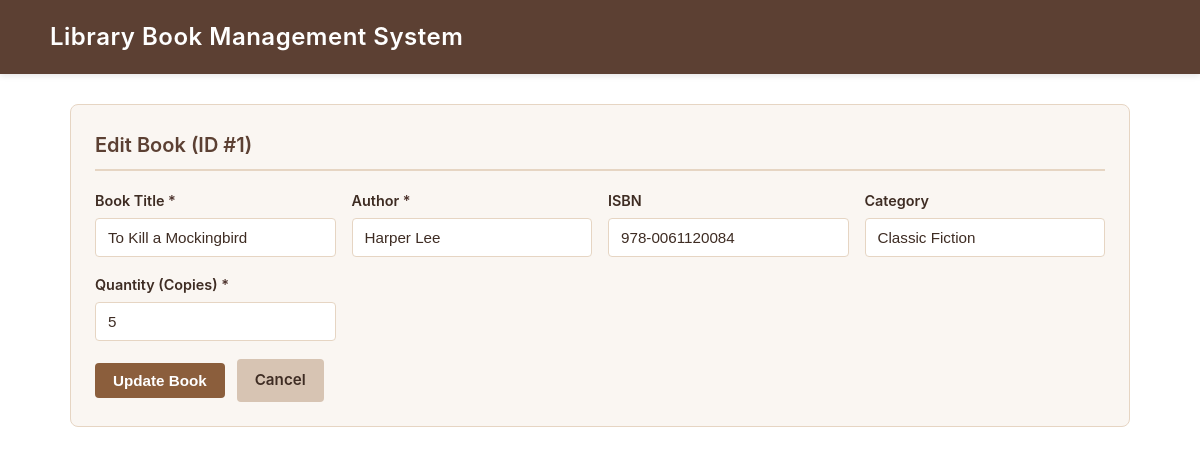
The page /edit.php?id=1 on the database its author committed.
### tables this page shows
CREATE TABLE IF NOT EXISTS `books` (
    `id` INT AUTO_INCREMENT PRIMARY KEY,
    `title` VARCHAR(150) NOT NULL,
    `author` VARCHAR(100) NOT NULL,
    `isbn` VARCHAR(20) DEFAULT NULL,
    `category` VARCHAR(100) DEFAULT NULL,
    `quantity` INT NOT NULL DEFAULT 1,
    `created_at` TIMESTAMP DEFAULT CURRENT_TIMESTAMP
);

### edit.php (the view, shortened to what this page needs)
<?php
require_once 'db.php';
$errors = [];
$book = null;
if ($_SERVER['REQUEST_METHOD'] === 'POST') {
    $id       = isset($_POST['id']) ? filter_var($_POST['id'], FILTER_VALIDATE_INT) : false;
    $title    = isset($_POST['title']) ? trim($_POST['title']) : '';
    $author   = isset($_POST['author']) ? trim($_POST['author']) : '';
    $isbn     = isset($_POST['isbn']) ? trim($_POST['isbn']) : '';
    $category = isset($_POST['category']) ? trim($_POST['category']) : '';
    $quantity = isset($_POST['quantity']) ? trim($_POST['quantity']) : '1';
    if (!$id || $id < 1) {
        $errors[] = "Invalid book ID.";
    }
    if ($title === '') {
        $errors[] = "Book title is required.";
    } elseif (mb_strlen($title) > 150) {
        $errors[] = "Book title cannot exceed 150 characters.";
    }
    if ($author === '') {
        $errors[] = "Author name is required.";
    } elseif (mb_strlen($author) > 100) {
        $errors[] = "Author name cannot exceed 100 characters.";
    }
    if ($isbn !== '' && mb_strlen($isbn) > 20) {
        $errors[] = "ISBN cannot exceed 20 characters.";
    }
    if ($category !== '' && mb_strlen($category) > 100) {
        $errors[] = "Category cannot exceed 100 characters.";
    }
    if (!filter_var($quantity, FILTER_VALIDATE_INT) || (int)$quantity < 1) {
        $errors[] = "Quantity must be a valid positive integer (minimum 1).";
    } else {
        $quantity = (int)$quantity;
    }
    if (empty($errors)) {
        try {
            $sql = "UPDATE books
                    SET title = :title,
                        author = :author,
                        isbn = :isbn,
                        category = :category,
                        quantity = :quantity
                    WHERE id = :id";
            $stmt = $pdo->prepare($sql);
            $stmt->execute([
                ':title'    => $title,
                ':author'   => $author,
                ':isbn'     => $isbn !== '' ? $isbn : null,
                ':category' => $category !== '' ? $category : null,
                ':quantity' => $quantity,
                ':id'       => $id
            ]);
            header("Location: index.php?status=success&msg=" . urlencode("Book '{$title}' updated successfully!"));
            exit();
        } catch (PDOException $e) {
            $errors[] = "Database error: Could not update the book.";
        }
    }
    $book = [
        'id'       => $id,
        'title'    => $title,
        'author'   => $author,
        'isbn'     => $isbn,
        'category' => $category,
        'quantity' => $quantity
    ];
} else {
    $id = isset($_GET['id']) ? filter_var($_GET['id'], FILTER_VALIDATE_INT) : false;
    try {
        $stmt = $pdo->prepare("SELECT * FROM books WHERE id = :id LIMIT 1");
        $stmt->execute([':id' => $id]);
        $book = $stmt->fetch();
    } catch (PDOException $e) {
        header("Location: index.php?status=error&msg=" . urlencode("Database error: Could not retrieve book details."));
        exit();
    }
}
?>
<!DOCTYPE html>
<html lang="en">
<head>
    <link rel="stylesheet" href="style.css">
</head>
<body>
    <nav class="navbar">
        <div class="container" style="margin: 0 auto; padding: 0;">
            <h1>Library Book Management System</h1>
        </div>
    </nav>
    <div class="container">
        <section class="card">
            <h2 class="card-title">Edit Book (ID #<?= htmlspecialchars((string)($book['id'] ?? ''), ENT_QUOTES, 'UTF-8'); ?>)</h2>
            <form action="edit.php" method="POST" id="bookForm">
                <div class="form-grid">
                    <div class="form-group">
                        <label for="title">Book Title <span class="required">*</span></label>
                        <input type="text"
                               id="title"
                               name="title"
                               class="form-control"
                               maxlength="150"
                               value="<?= htmlspecialchars($book['title'] ?? '', ENT_QUOTES, 'UTF-8'); ?>"
                               required>
                    </div>
                    <div class="form-group">
                        <label for="author">Author <span class="required">*</span></label>
                        <input type="text"
                               id="author"
                               name="author"
                               class="form-control"
                               maxlength="100"
                               value="<?= htmlspecialchars($book['author'] ?? '', ENT_QUOTES, 'UTF-8'); ?>"
                               required>
                    </div>
                    <div class="form-group">
                        <label for="isbn">ISBN</label>
                        <input type="text"
                               id="isbn"
                               name="isbn"
                               class="form-control"
                               maxlength="20"
                               placeholder="e.g. 978-0132350884"
                               value="<?= htmlspecialchars($book['isbn'] ?? '', ENT_QUOTES, 'UTF-8'); ?>">
                    </div>
                    <div class="form-group">
                        <label for="category">Category</label>
                        <input type="text"
                               id="category"
                               name="category"
                               class="form-control"
                               maxlength="100"
                               placeholder="e.g. Fiction, Science"
                               value="<?= htmlspecialchars($book['category'] ?? '', ENT_QUOTES, 'UTF-8'); ?>">
                    </div>
                    <div class="form-group">
                        <label for="quantity">Quantity (Copies) <span class="required">*</span></label>
                        <input type="number"
                               id="quantity"
                               name="quantity"
                               class="form-control"
                               min="1"
                               value="<?= htmlspecialchars((string)($book['quantity'] ?? '1'), ENT_QUOTES, 'UTF-8'); ?>"
                               required>
                    </div>
                </div>
                <div class="form-actions">
                    <button type="submit" class="btn btn-primary">Update Book</button>
                    <a href="index.php" class="btn btn-cancel">Cancel</a>
                </div>
            </form>
        </section>
    </div>
</body>
</html>

### style.css (style rules this page uses)
:root { --bg-page: #FFFFFF; --bg-card: #FAF6F2; --navbar-header: #5C4033; --text-color: #3E2C23; --border-color: #E6D5C3; --btn-primary: #8B5E3C; --btn-primary-hover: #6F4A2E; --btn-edit: #A47551; --btn-edit-hover: #8B5E3C; --btn-delete: #4E342E; --btn-delete-hover: #372420; --btn-cancel: #D7C4B3; --btn-cancel-hover: #C3AF9D; --msg-bg: #F5EBE1; --msg-border: #5C4033; }
* { box-sizing: border-box; margin: 0; padding: 0; }
body { background-color: var(--bg-page); color: var(--text-color); font-family: -apple-system, BlinkMacSystemFont, "Segoe UI", Roboto, Helvetica, Arial, sans-serif; line-height: 1.6; padding-bottom: 40px; }
.navbar { background-color: var(--navbar-header); color: #FFFFFF; padding: 18px 24px; box-shadow: 0 2px 6px rgba(0, 0, 0, 0.1); }
.navbar h1 { font-size: 1.5rem; font-weight: 600; margin: 0; letter-spacing: 0.5px; }
.container { max-width: 1100px; margin: 30px auto; padding: 0 20px; }
.card { background-color: var(--bg-card); border: 1px solid var(--border-color); border-radius: 8px; padding: 24px; margin-bottom: 30px; }
.card-title { font-size: 1.25rem; font-weight: 600; margin-bottom: 18px; color: var(--navbar-header); border-bottom: 2px solid var(--border-color); padding-bottom: 8px; }
.form-grid { display: grid; grid-template-columns: repeat(auto-fit, minmax(220px, 1fr)); gap: 16px; margin-bottom: 18px; }
.form-group { display: flex; flex-direction: column; }
.form-group label { font-weight: 600; font-size: 0.9rem; margin-bottom: 6px; color: var(--text-color); }
.form-group label span.required { color: var(--btn-delete); }
.form-control { width: 100%; padding: 10px 12px; font-size: 0.95rem; color: var(--text-color); background-color: #FFFFFF; border: 1px solid var(--border-color); border-radius: 4px; outline: none; transition: border-color 0.2s; }
.form-actions { display: flex; gap: 12px; align-items: center; }
.btn { display: inline-block; padding: 9px 18px; font-size: 0.95rem; font-weight: 600; border: none; border-radius: 4px; cursor: pointer; text-decoration: none; text-align: center; transition: background-color 0.2s, opacity 0.2s; }
.btn-primary { background-color: var(--btn-primary); color: #FFFFFF; }
.btn-cancel { background-color: var(--btn-cancel); color: var(--text-color); }

### rows shown on the page
books: id "1", title "To Kill a Mockingbird", author "Harper Lee", isbn "978-0061120084", category "Classic Fiction", quantity "5"
